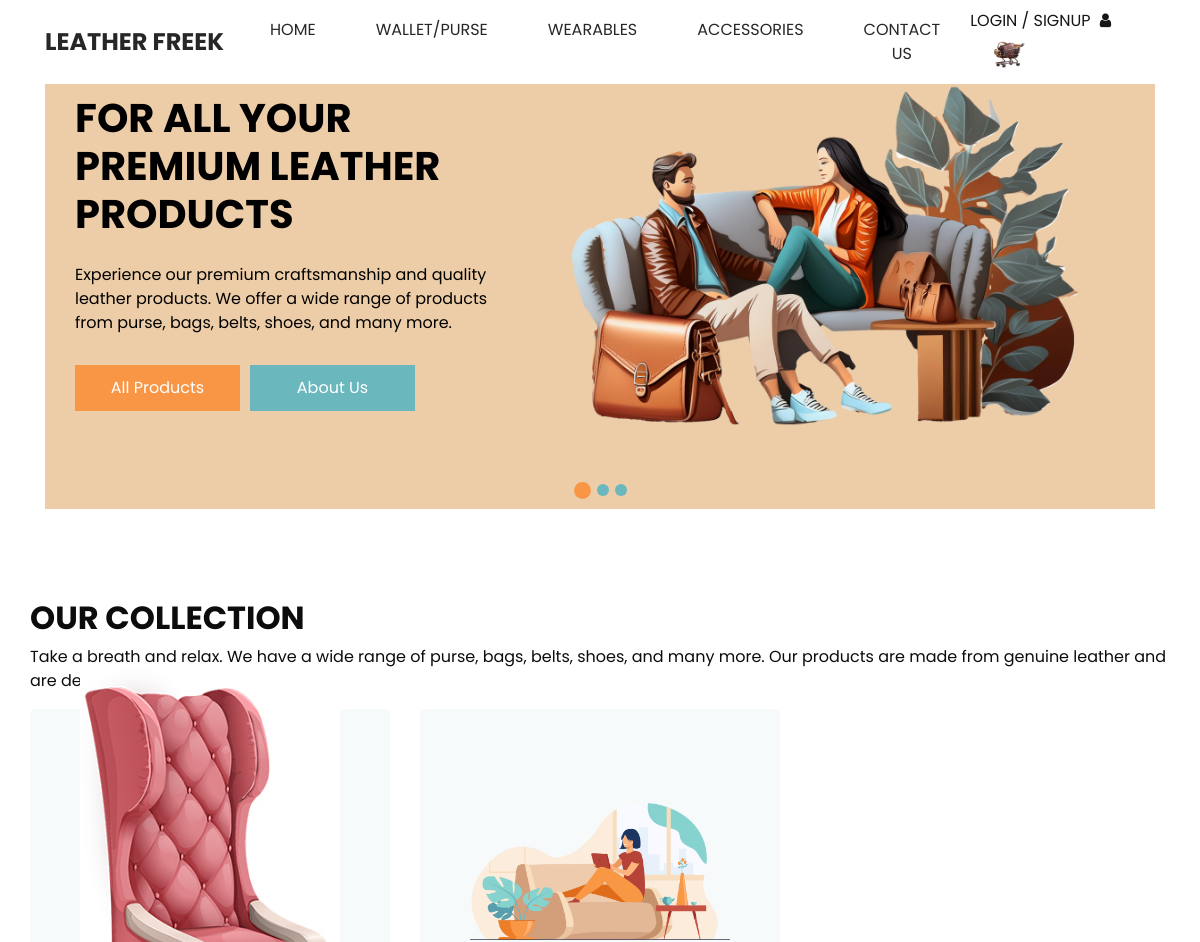
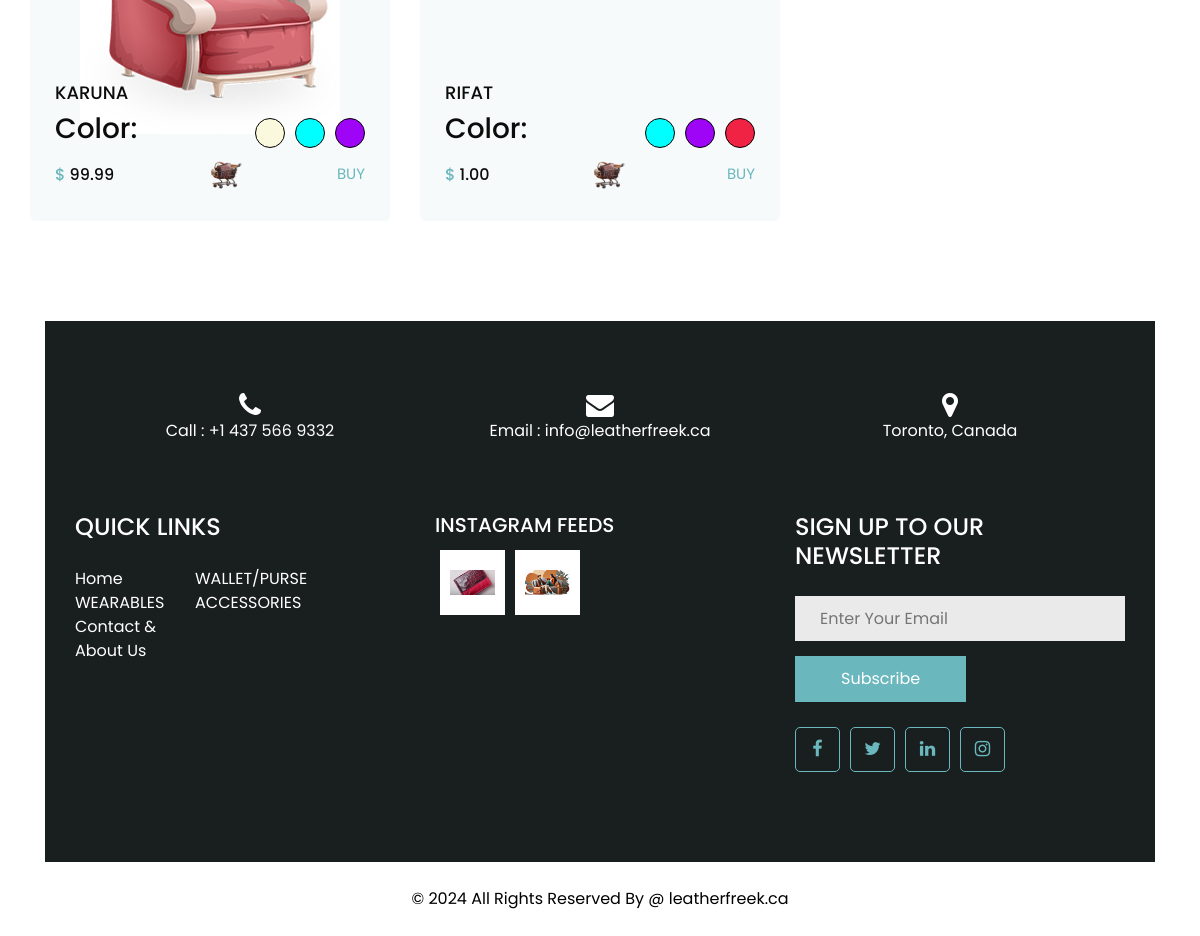
The page / on the database its author committed (2 pictures, top to bottom).
### leather_web/models.py (models this page shows, shortened)
class Home_Product(models.Model):
    product = models.ForeignKey(Display_Product, on_delete=models.CASCADE, unique=True)

class Display_Product(models.Model):
    product_id = models.AutoField(primary_key=True)
    product_name = models.CharField(max_length=100)
    product_price = models.DecimalField(max_digits=10, decimal_places=2)
    product_title = models.CharField(max_length=100)
    product_color = models.ManyToManyField('Color')
    product_catagory = models.ManyToManyField('Catagory')
    product_design_catagory = models.ManyToManyField('Design_Catagory')
    product_added_date = models.DateTimeField(auto_now_add=True)
    volume_description = models.ForeignKey(Volume_Description, on_delete=models.CASCADE)
    weight_description = models.DecimalField(max_digits=10, decimal_places=2)
    text_description = models.TextField()
    product_image = models.ManyToManyField('ProductImage')
    Instagram_Post = models.ManyToManyField('Instagram_Post' , blank=True , null=True)

class ProductImage(models.Model):
    image_id = models.AutoField(primary_key=True)
    image = models.ImageField(upload_to='product_images/')

class Color(models.Model):
    color_id = models.AutoField(primary_key=True)
    color_name = models.CharField(max_length=100)
    hex_code = models.CharField(max_length=7)  # To store hexadecimal color code (e.g., #FFFFFF)

class Instagram_Post(models.Model):
    post_id = models.AutoField(primary_key=True)
    post_image = models.ImageField(upload_to='instagram_images/')
    post_link = models.URLField(max_length=200)
    home_page_available = models.BooleanField(default=False)
    post_date = models.DateTimeField(auto_now_add=True)

### leather_web/views.py (the view)
# urls.py: path('', views.home, name='home'),
def home(request):
    return render(request, 'events/index.html')

### leather_web/templatetags/custom_tags.py (called while the page is built)
@register.simple_tag
def get_home_products():
    return Home_Product.objects.all()

@register.simple_tag
def get_home_instagram_posts():
    if Instagram_Post.objects.filter(home_page_available=True).exists():
        return Instagram_Post.objects.filter(home_page_available=True)

### leather_web/templates/events/index.html (shortened to what this page needs)
{% load static %}
{% load custom_tags %}
  {% block content %}
<!DOCTYPE html>
<html>
<head>
  <link rel="stylesheet" type="text/css" href="{% static 'css/bootstrap.css' %}" />
  <link href="{% static 'css/font-awesome.min.css' %}" rel="stylesheet" />
  <link href="{% static 'css/style.css' %}" rel="stylesheet" />
  <link href="{% static 'css/responsive.css' %}" rel="stylesheet" />
</head>
<body>
  <div class="">
{% include 'events/head_nav.html' %}
  </div>
    <section class="slider_section long_section">
      <div id="customCarousel" class="carousel slide" data-ride="carousel">
        <div class="carousel-inner">
          <div class="carousel-item active">
            <div class="container ">
              <div class="row">
                <div class="col-md-5">
                  <div class="detail-box">
                    <h1>
                      For All Your <br>
                      PREMIUM LEATHER PRODUCTS
                    </h1>
                    <p>
                      Experience our premium craftsmanship and quality leather products. We offer a wide range of products from purse, bags, belts, shoes, and many more.
                    </p>
                    <div class="btn-box">
                      <a href="" class="btn1">
                        All Products
                      </a>
                      <a href="" class="btn2">
                        About Us
                      </a>
                    </div>
                  </div>
                </div>
                <div class="col-md-7">
                  <div class="img-box">
                    <img src="{% static 'images/updated_cover_01.png' %}" alt="">
                  </div>
                </div>
              </div>
            </div>
          </div>
        </div>
        <ol class="carousel-indicators">
          <li data-target="#customCarousel" data-slide-to="0" class="active"></li>
          <li data-target="#customCarousel" data-slide-to="1"></li>
          <li data-target="#customCarousel" data-slide-to="2"></li>
        </ol>
      </div>
    </section>
  <section class="furniture_section layout_padding">
    <div class="container">
      <div class="heading_container">
        <h2>
          OUR COLLECTION
        </h2>
        <p>
          Take a breath and relax. We have a wide range of purse, bags, belts, shoes, and many more. Our products are made from genuine leather and are designed to last lifetime.
        </p>
      </div>
      <div class="row">
        {% get_home_products as home_products %}
        {% for home_product in home_products %}
        <div style="margin-bottom: 10px;"  class="col-md-6 col-lg-4">
            <div  class="box">
              <div class="img-box">
                <a href="{% url 'product_card' home_product.product.product_id %}">
                <img src="{{ home_product.product.product_image.first.image.url }}" alt="{{ home_product.product.product_image.first.image.url }}">
                </a>
              </div>
              <div class="detail-box">
                <h5>
                  {{ home_product.product.product_name }}
                </h5>
                <div style="align-items: center;" class="price_box">
                  <h3>Color:</h3>
                  <div class="color-container" id="color-container">
                      {% for color in home_product.product.product_color.all %}
                          <div class="color-viewer" data-hex="{{ color.hex_code }}" title="{{ color.color_name }}"></div>
                      {% endfor %}
                  </div>
                </div>
                <div style="align-items: center;" class="price_box">
                  <h6 class="price_heading">
                    <span>$</span>
                    {{ home_product.product.product_price }}
                  </h6>
                    <button class="btn my-2 my-sm-0 nav_cart-btn" type="button" onclick="addToCart({{ home_product.product.product_id }})" >
                      <img src="{% static 'images/shopping_cart.ico' %}" alt="Cart Icon" class="cart-icon">
                    </button>
                  <a href="">
                    Buy
                  </a>
                </div>
              </div>
            </div>
        </div>
        {% endfor %}
      </div>
    </div>
  </section>
  {% include 'events/footer.html' %}
</body>
</html>
  {% endblock %}

### leather_web/templates/events/head_nav.html (shortened to what this page needs)
{% load static %}
{% block content %}
<header class="header_section long_section px-0">
  <nav class="navbar navbar-expand-lg custom_nav-container ">
    <a class="navbar-brand" href="{% url 'home' %}">
      <span>LEATHER FREEK</span>
    </a>
    <div class="collapse navbar-collapse" id="navbarSupportedContent">
      <div class="d-flex mx-auto flex-column flex-lg-row align-items-center">
        <ul class="navbar-nav">
          <li class="nav-item active">
            <a class="nav-link" href="{% url 'home' %}">Home <span class="sr-only">(current)</span></a>
          </li>
          <li class="nav-item">
            <a class="nav-link" href="about.html"> Wallet/Purse </a>
          </li>
          <li class="nav-item">
            <a class="nav-link" href="furniture.html">WEARABLES</a>
          </li>
          <li class="nav-item">
            <a class="nav-link" href="blog.html">ACCESSORIES</a>
          </li>
          <li class="nav-item">
            <a class="nav-link" href="{% url 'about_contact' %}">Contact Us</a>
          </li>
        </ul>
      </div>
      {% if user.is_authenticated %}
      <div class="quote_btn-container">
        <a href="{% url 'user_profile' %}">
          <span>Profile</span>
          <i class="fa fa-user" aria-hidden="true"></i>
        </a>
        <a href="{% url 'shopping_cart' %}">
          <button class="btn my-2 my-sm-0 nav_cart-btn" type="button">
            <img src="{% static 'images/shopping_cart.ico' %}" alt="Cart Icon" class="cart-icon">
          </button>
        </a>
      </div>
      {% else %}
      <div class="quote_btn-container" id="signup_login-content" style="display: none;">
        <a href="{% url 'user_signup' %}">
          <span>Login / Signup</span>
          <i class="fa fa-user" aria-hidden="true"></i>
        </a>
        <a href="{% url 'shopping_cart' %}">
          <button class="btn my-2 my-sm-0 nav_cart-btn" type="button">
            <img src="{% static 'images/shopping_cart.ico' %}" alt="Cart Icon" class="cart-icon">
          </button>
        </a>
      </div>
      {% endif %}
    </div>
  </nav>
</header>
{% endblock %}

### leather_web/templates/events/footer.html
{% load static %}
  {% block content %}
  {% load custom_tags %}
  <section class="info_section long_section">
    <div class="container">
      <div class="contact_nav">
        <a href="">
          <i class="fa fa-phone" aria-hidden="true"></i>
          <span>
            Call : +1 437 566 9332
          </span>
        </a>
        <a href="">
          <i class="fa fa-envelope" aria-hidden="true"></i>
          <span>
            Email : info@leatherfreek.ca
          </span>
        </a>
        <a href="">
          <i class="fa fa-map-marker" aria-hidden="true"></i>
          <span>
            Toronto, Canada
          </span>
        </a>
      </div>
      <div class="info_top ">
        <div class="row ">
          <div class="col-sm-6 col-md-4 col-lg-3">
            <div class="info_links">
              <h4>
                QUICK LINKS
              </h4>
              <div class="info_links_menu">
                <a class="" href="index.html">Home <span class="sr-only">(current)</span></a>
                <a class="" href="about.html"> WALLET/PURSE</a>
                <a class="" href="furniture.html">WEARABLES</a>
                <a class="" href="blog.html">ACCESSORIES</a>
                <a class="" href="contact.html">Contact & About Us</a>
              </div>
            </div>
          </div>
          <div class="col-sm-6 col-md-4 col-lg-3 mx-auto">
            <div class="info_post">
              <h5>
                INSTAGRAM FEEDS
              </h5>
              <div class="post_box">
              {% get_home_instagram_posts as insta_post %}
              {% for post in insta_post %}
                <a class="img-box" href="{{ post.post_link }}">
                  <img src="{{ post.post_image.url }}" alt="">
                </a>
              {% endfor %}
            </div>
            </div>
          </div>
          <div class="col-md-4">
            <div class="info_form">
              <h4>
                SIGN UP TO OUR NEWSLETTER
              </h4>
              <form action="">
                <input type="text" placeholder="Enter Your Email" />
                <button type="submit">
                  Subscribe
                </button>
              </form>
              <div class="social_box">
                <a href="">
                  <i class="fa fa-facebook" aria-hidden="true"></i>
                </a>
                <a href="">
                  <i class="fa fa-twitter" aria-hidden="true"></i>
                </a>
                <a href="">
                  <i class="fa fa-linkedin" aria-hidden="true"></i>
                </a>
                <a href="">
                  <i class="fa fa-instagram" aria-hidden="true"></i>
                </a>
              </div>
            </div>
          </div>
        </div>
      </div>
    </div>
  </section>
  <footer class="footer_section">
    <div class="container">
      <p>
        &copy; <span id="displayYear"></span> All Rights Reserved By @
        <a href="https://leatherfreek.ca/">leatherfreek.ca</a>
      </p>
    </div>
  </footer>
    {% endblock %}

### static/css/responsive.css (style rules this page uses)
@media (min-width: 1200px) { .container { max-width: 1170px; } }

### leather_web/templates/events/index.html (style rules this page uses)
.color-container { display: flex; gap: 10px; align-items: center; }
.color-viewer { width: 30px; height: 30px; border-radius: 50%; display: inline-block; border: 1px solid #000; }

### leather_web/templates/events/head_nav.html (style rules this page uses)
.cart-icon { width: 50px; height: auto; }

### rows shown on the page
Home_Product: product.product_image.first.image (picture), product.product_name "KARUNA", product.product_price "99.99"
Home_Product: product.product_image.first.image (picture), product.product_name "RIFAT", product.product_price "1.00"
Instagram_Post: post_image (picture)
Instagram_Post: post_image (picture)
